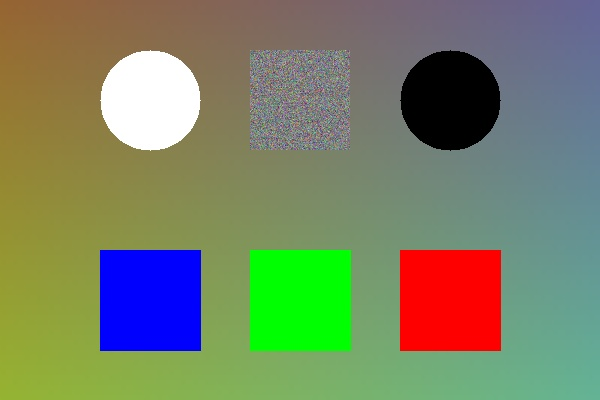
#> input picture src/images/basic_test.jpg, 600 x 400 px
$ python basic_preprocessing.py
#> lines starting #> are read from the running program, lines starting #| are printed output that depends on the picture; after the words box and inside, x2 and y2 are one past the last pixel; in counts of white or black regions, pixels touching at a corner belong together
import numpy as np
import cv2
import os
import sys

def apply_histogram_equalization(image):
    """
    对图像进行直方图均衡化处理，提升图像对比度，支持灰度图和彩色图

    参数:
        image: np.ndarray - 输入图像（OpenCV读取的BGR彩色图或灰度图）
    返回:
        np.ndarray - 直方图均衡化后的图像，与输入图像格式保持一致
    """
    if len(image.shape) == 2:
        # 灰度图直接均衡化
        equalized = cv2.equalizeHist(image)
    else:
        # 彩色图转换为YUV空间，仅对亮度通道均衡化
        yuv = cv2.cvtColor(image, cv2.COLOR_BGR2YUV)
        yuv[:, :, 0] = cv2.equalizeHist(yuv[:, :, 0])
        equalized = cv2.cvtColor(yuv, cv2.COLOR_YUV2BGR)

    return equalized

def create_processing_comparison(original, processed_list, titles):
    """
    将原始图像与各处理后图像水平拼接为对比图，并为每个子图添加带背景的标题

    参数:
        original: np.ndarray - 原始BGR彩色图像（作为对比图第一个子图）
        processed_list: list[np.ndarray] - 处理后的图像列表，支持灰度图/彩色图
        titles: list[str] - 对比图中每个子图的标题列表，长度需与子图总数一致
    返回:
        np.ndarray - 添加了标题的水平拼接式图像处理对比图（BGR格式）
    """
    # 统一转换为BGR格式以便拼接
    display_images = [original]
    for img in processed_list:
        if len(img.shape) == 2:
            # 灰度图转BGR
            img_display = cv2.cvtColor(img, cv2.COLOR_GRAY2BGR)
        else:
            img_display = img
        display_images.append(img_display)
    # 统一尺寸
    height, width = original.shape[:2]
    resized_images = []
    for img in display_images:
        resized = cv2.resize(img, (width, height))
        resized_images.append(resized)
    # 水平拼接
    comparison = np.hstack(resized_images)
    # 添加标题
    font = cv2.FONT_HERSHEY_SIMPLEX
    font_scale = 0.8
    thickness = 2
    text_color = (255, 255, 255) # 白色文字
    bg_color = (0, 0, 0)         # 黑色背景
    # 计算每个标题的位置
    section_width = width
    for i, title in enumerate(titles):
        # 获取文本宽度和高度，用于绘制背景
        (text_width, text_height), baseline = cv2.getTextSize(title, font, font_scale, thickness)
        # 居中
        x = int(i * section_width + (section_width - text_width) / 2)
        y = 30
        cv2.rectangle(comparison, (x - 5, y - text_height - baseline - 5),
                      (x + text_width + 5, y + 5), bg_color, -1)
        cv2.putText(comparison, title, (x, y), font, font_scale, text_color, thickness)

    return comparison

def save_images(img_bgr, img_gray, img_blur, equalized_img, comparison_img, img_name, save_dir="output"):
    """
    将原始图像、各步处理后图像及对比图保存到指定目录，自动创建不存在的保存目录

    参数:
        img_bgr: np.ndarray - 原始BGR彩色图像
        img_gray: np.ndarray - 灰度转换后的图像
        img_blur: np.ndarray - 高斯模糊去噪后的图像
        equalized_img: np.ndarray - 直方图均衡化后的图像
        comparison_img: np.ndarray - 图像处理拼接对比图
        img_name: str - 原始图像的文件名（用于生成保存的图像文件名）
        save_dir: str - 图像保存的目标目录，默认值为"output"
    """
    # 检查并创建目录
    if not os.path.exists(save_dir):
        os.makedirs(save_dir)
    # 提取原始文件名
    base_name = os.path.splitext(img_name)[0]
    # 1. 保存原始图像
    cv2.imwrite(os.path.join(save_dir, f"{base_name}_original.png"), img_bgr)
    # 2. 保存灰度图
    cv2.imwrite(os.path.join(save_dir, f"{base_name}_grayscale.png"), img_gray)
    # 3. 保存高斯模糊图
    cv2.imwrite(os.path.join(save_dir, f"{base_name}_gaussian_blur.png"), img_blur)
    # 4. 保存直方图均衡化图
    cv2.imwrite(os.path.join(save_dir, f"{base_name}_equalized.png"), equalized_img)
    # 5. 保存拼接后的对比图
    cv2.imwrite(os.path.join(save_dir, f"{base_name}_comparison.png"), comparison_img)
    print(f"所有图像已保存到：{os.path.abspath(save_dir)}")

def convert_to_grayscale(img_bgr):
    """
    对BGR彩色图依次执行灰度转换、高斯模糊去噪、直方图均衡化处理

    参数:
        img_bgr: np.ndarray - 输入的OpenCV BGR格式彩色图像
    返回:
        tuple[np.ndarray, np.ndarray, np.ndarray] - 灰度图、高斯模糊图、直方图均衡化图的元组
    """
      # 3. 图像处理流程
    img_gray = cv2.cvtColor(img_bgr, cv2.COLOR_BGR2GRAY)  # 灰度转换
    img_blur = cv2.GaussianBlur(img_gray, (5, 5), 0)  # 高斯模糊去噪
    equalized_img = apply_histogram_equalization(img_gray)  # 直方图均衡化
    return img_gray,img_blur,equalized_img

def run_preprocessing_pipeline(image_path=None, output_dir="output"):
    """
    执行图像预处理全流程，包含图像读取、灰度转换、高斯模糊、均衡化、对比图创建及图像保存

    参数:
        image_path: str | None - 输入图像的文件路径，默认值为None（使用默认测试图images/basic_test.jpg）
        output_dir: str - 所有处理后图像的保存目录，默认值为"output"
    """
#> called with output_dir = 'output'
    # 1. 处理参数
    if image_path is None:
        # 使用默认测试图像
        image_path = "images/basic_test.jpg"

    # 2. 读取并校验图像 (cv2.imread 返回 BGR 格式)
    img_bgr = cv2.imread(image_path)
#> img_bgr is the input picture: shape (400, 600, 3); mean B, G, R 100.6, 130.9, 119.8
    if img_bgr is None:
        print(f"图像读取失败: {image_path}")
        return

    img_gray, img_blur, equalized_img = convert_to_grayscale(img_bgr)
#> in convert_to_grayscale, `img_gray = cv2.cvtColor(img_bgr, cv2.COLOR_BGR2GRAY)`:
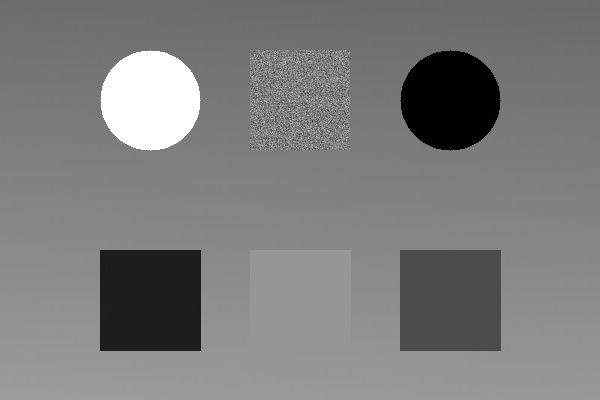
#> img_gray: shape (400, 600); min 0, max 255, mean 124.1
#> in apply_histogram_equalization, `equalized = cv2.equalizeHist(image)`:
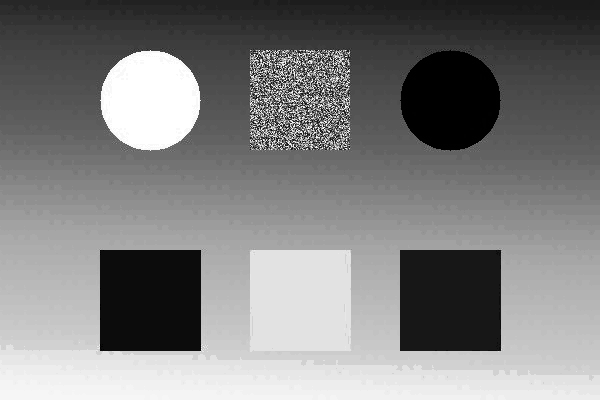
#> equalized: shape (400, 600); min 0, max 255, mean 126.7

    # 4.创建处理前后对比图
    processed_images = [img_gray, img_blur, equalized_img]
    titles = ["Original Image", "Grayscale", "Gaussian Blur", "Histogram Equalization"]
    comparison_img = create_processing_comparison(img_bgr, processed_images, titles)
#> the loop in create_processing_comparison, `for img in processed_list:` made 3 passes
#> after the loop in create_processing_comparison, `for img in processed_list:`: display_images = 4 items
#> the loop in create_processing_comparison, `for img in display_images:` made 4 passes
#> in create_processing_comparison, `comparison = np.hstack(resized_images)`:
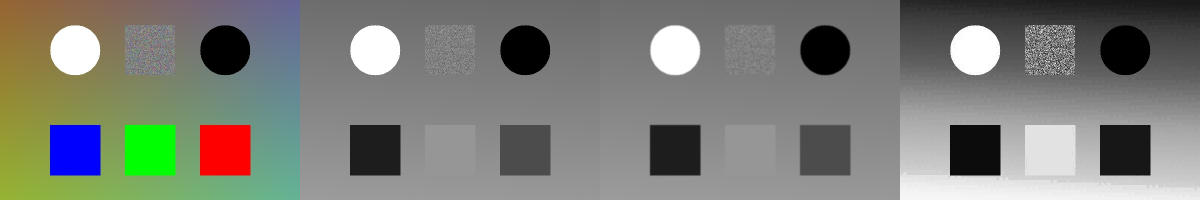
#> comparison: shape (400, 2400, 3) (shown at 1/2 size); mean of channels 0, 1, 2 118.9, 126.4, 123.7; drawn as B, G, R
#> after the loop in create_processing_comparison, `for i, title in enumerate(titles):`:
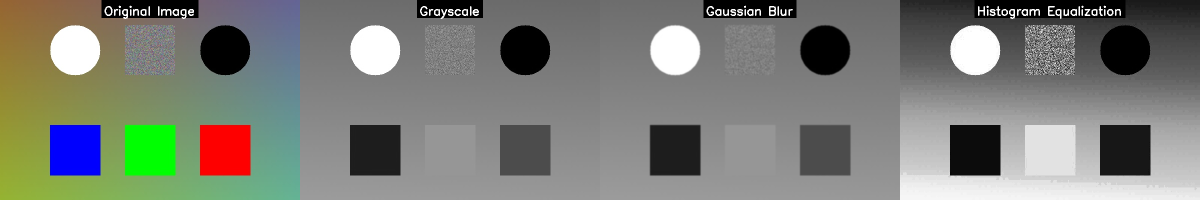
#> comparison: shape (400, 2400, 3) (shown at 1/2 size); 3.06% of pixels changed, all inside (x1, y1, x2, y2) = (203, 0, 2251, 38); drawn as B, G, R

    # 5. 保存图像
    img_name = os.path.basename(image_path)
    save_images(img_bgr, img_gray, img_blur, equalized_img, comparison_img, img_name, save_dir=output_dir)

if __name__ == "__main__":
    run_preprocessing_pipeline()
